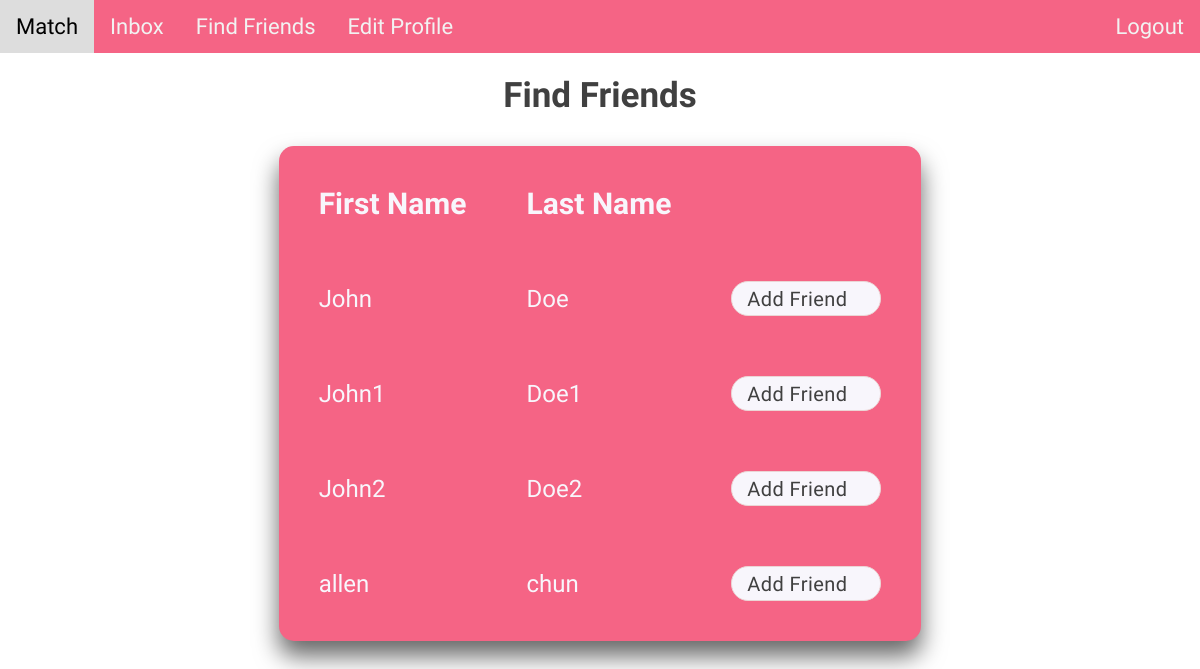
The page /add_friends (signed in) on the database as committed earlier.
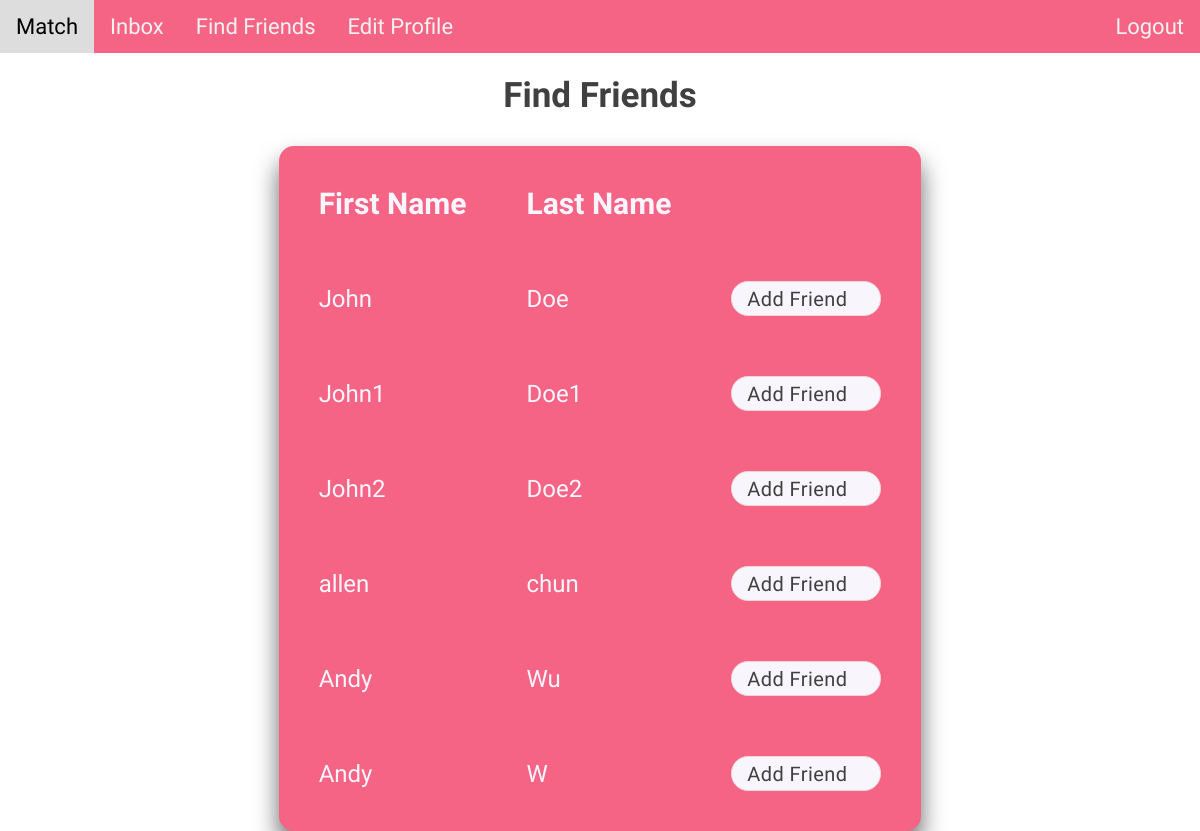
The same page on the database as committed later.
### tables this page shows
CREATE TABLE users (
    id integer primary key autoincrement,
    first_name text not null,
    last_name text not null,
    username text not null,
    password text not null,
    phone_number text,
    college text,
    class_year text,
    gender text,
    orientation text,
    preference text
);

### main.py (the view)
@app.route('/add_friends', methods=['POST', 'GET'])
@login_required
def add_friends():
    if request.method == 'GET':
        first_name = request.args.get('first_name')
        last_name = request.args.get('last_name')
        residential_college = request.args.get('residential_college')
        class_year = request.args.get('class_year')
        gender = request.args.get('gender')
        orientation = request.args.get('orientation')
        potential_friends = retrieve_potential_friends(
            session["username"], first_name, last_name, residential_college, class_year, gender, orientation)
        return render_template('add_friends.html', username=session["username"], potential_friends=potential_friends)
    else:
        friend_username = request.args.get('friend_username')
        add_friend(session["username"], friend_username)
        return render_template('add_friends.html', username=session["username"])

### helper.py (called while the page is built)
def login_required(f):
    @wraps(f)
    def decorated_function(*args, **kwargs):
        if session.get("username") is None:
            print(session.get("username"))
            return redirect("/")
        return f(*args, **kwargs)
    return decorated_function

### templates/add_friends.html (shortened to what this page needs)
<!DOCTYPE html>
<html lang="en">
<head>
    <link href="/static/css/add_friends.css" rel="stylesheet" type="text/css" media="all">
</head>
<body>
    {% include "header.html" %}
    <div class="friends-title">
        <p>Find Friends</p>
    </div>
    <div class="add-friends-container">
        <div class="add-friends-table">
            <table>
                <thead>
                <tr>
                    <th>First Name</th>
                    <th>Last Name</th>
                    <th></th>
                </tr>
                </thead>
                {% for potential_friend in potential_friends: %}
                <tbody>
                <tr>
                    <td>{{potential_friend[1]}}</td>
                    <td>{{potential_friend[2]}}</td>
                    <td>
                        <form method="post" action="{{url_for('add_friends', username=username, friend_username=potential_friend[0])}}">
                            <button class="add-friend-button" type="submit">Add Friend</button>
                        </form>
                    </td>
                </tr>
                </tbody>
                {% endfor %}
            </table>
        </div>
    </div>
</body>
</html>

### templates/header.html
<!DOCTYPE html>
<html lang="en">
    <head>
        <link href="/static/css/header.css" rel="stylesheet" type="text/css" media="all">
    </head>
    <body>
        <div class="topnav">
            <a href="{{ url_for('match', username=username) }}">Match</a>
            <a href="{{ url_for('inbox', username=username) }}">Inbox</a>
            <a href="{{ url_for('find_friends', username=username) }}">Find Friends</a>
            <a href="{{ url_for('profile', username=username) }}">Edit Profile</a>
            <div class="topnav-right">
                <a href="/">Logout</a>
            </div>
        </div>
    </body>
</html>

### static/css/add_friends.css (style rules this page uses)
body { margin: 0; padding: 0; background: white; }
.friends-title { display: flex; flex-direction: column; align-items: center; justify-content: center; margin-top: 1%; }
.friends-title p { font-family: 'Domine'; font-style: normal; font-weight: 700; font-size: 35px; color: #404040; margin: 0; margin-top: 10px; }
.add-friends-container { display: flex; margin: auto; margin-top: 20px; }
.add-friends-table { margin-top: 20px; display: inline-block; vertical-align: top; }
.add-friends-table:not(:empty) { border-radius: 15px; margin: auto; background: #F56485; box-shadow: 0 15px 25px rgba(0, 0, 0, .6); margin-top: 10px; }
table { border-collapse: collapse; margin: 10px; }
table tr th { font-size: 30px; padding: 30px; font-family: 'M PLUS Rounded 1c'; color: #F8F6FC; }
table tr td { padding: 30px; font-size: 24px; font-family: 'M PLUS Rounded 1c'; color: #F8F6FC; }
td:first-child, th:first-child { border-radius: 10px 0 0 10px; }
td:last-child, th:last-child { border-radius: 0 10px 10px 0; }
td.selected:first-child, th:first-child { border-radius: 10px 0 0 10px; }
td.selected:last-child, th:last-child { border-radius: 0 10px 10px 0; }
.add-friend-button { box-sizing: border-box; flex-direction: row; margin: auto; align-items: center; padding: 4px 15px; gap: 8px; width: 150px; height: 35px; background: #F8F6FC; border: 1px solid #EBD5D5; border-radius: 17px; flex: none; order: 2; flex-grow: 0; font-family: 'M PLUS Rounded 1c'; font-style: normal; font-size: 20px; line-height: 22px; display: flex; text-align: center; letter-spacing: 0.41px; color: #404040; }

### static/css/header.css (style rules this page uses)
.topnav { background-color: #F56485; overflow: hidden; }
.topnav a { float: left; color: #f2f2f2; text-align: center; padding: 14px 16px; text-decoration: none; font-size: 22px; font-family: 'Domine'; }
.topnav-right { float: right; }

Rows that differ between the two databases and show on the page:
added users: first_name "Andy", last_name "Wu"
added users: first_name "Andy", last_name "W"
